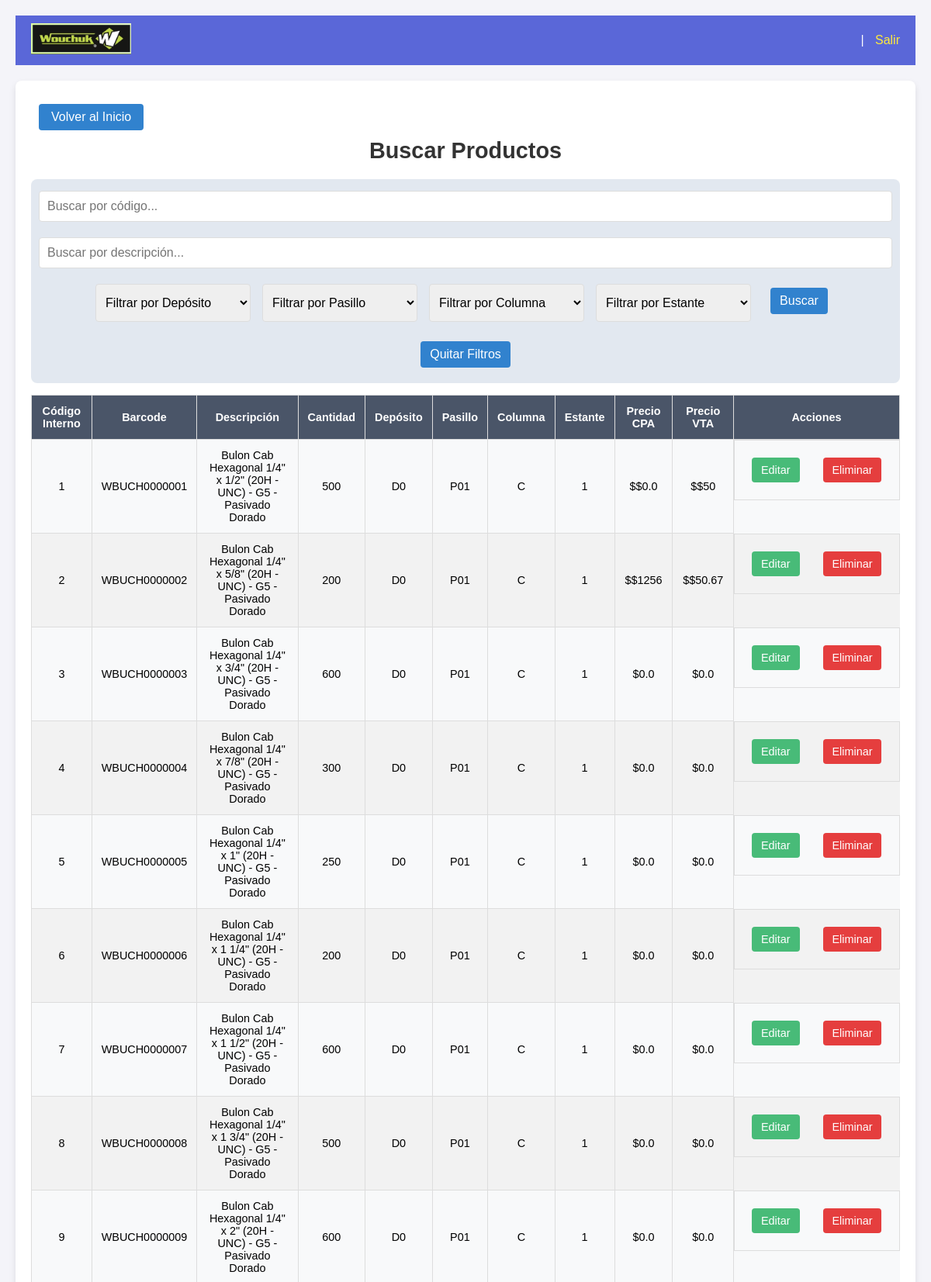
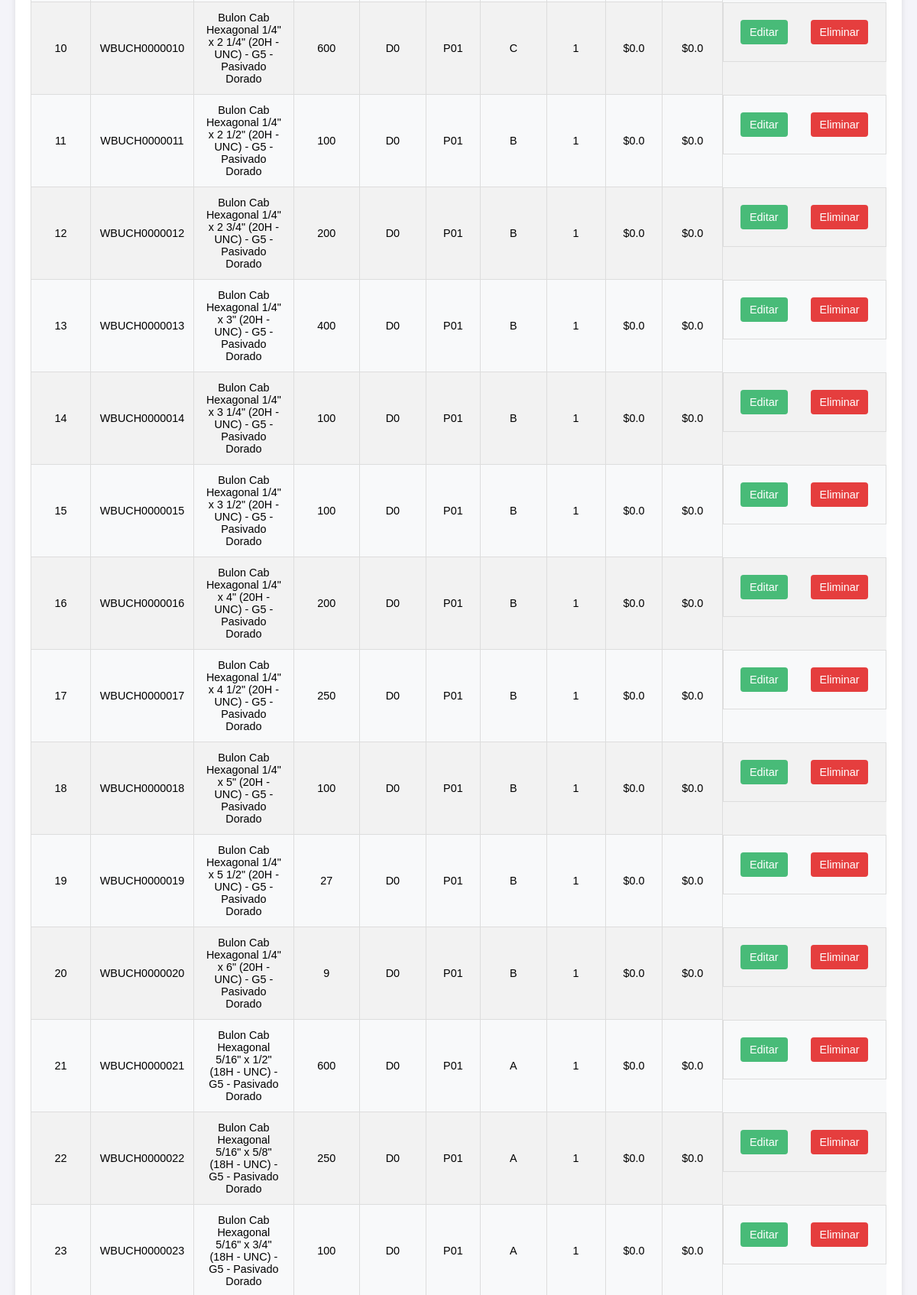
/buscar_productos (upper part), run on the app's committed database (2 pictures, top to bottom).
### tables this page shows
CREATE TABLE "productos" (
    Codigo_interno TEXT PRIMARY KEY,
    Codigo TEXT,
    Desc_Concatenada TEXT,
    cantidad INTEGER,
    deposito TEXT,
    pasillo TEXT,
    columna TEXT,
    estante TEXT
, precio_cpa REAL DEFAULT 0.0, precio_vta REAL DEFAULT 0.0);

### app.py (the view)
@app.route('/buscar_productos')
def buscar_productos():
    conn = sqlite3.connect('ferreteria.db')
    conn.row_factory = sqlite3.Row
    cursor = conn.cursor()
    page = request.args.get('page', 1, type=int)
    per_page = 25
    search_codigo = str(request.args.get('search_codigo', '')).strip().lower()
    search_descripcion = str(request.args.get('search_descripcion', '')).strip().lower()
    filtro_deposito = str(request.args.get('filtro_deposito', '')).strip().lower()
    filtro_pasillo = str(request.args.get('filtro_pasillo', '')).strip().lower()
    filtro_columna = str(request.args.get('filtro_columna', '')).strip().lower()
    filtro_estante = str(request.args.get('filtro_estante', '')).strip().lower()
    query = "SELECT * FROM productos WHERE 1=1"
    params = {}
    if search_codigo:
        query += " AND LOWER(Codigo) LIKE :search_codigo"
        params['search_codigo'] = f"%{search_codigo}%"
    if search_descripcion:
        keywords = search_descripcion.split()
        for i, keyword in enumerate(keywords):
            query += f" AND LOWER(Desc_Concatenada) LIKE :keyword_{i}"
            params[f'keyword_{i}'] = f"%{keyword}%"
    if filtro_deposito:
        query += " AND LOWER(deposito) = :filtro_deposito"
        params['filtro_deposito'] = filtro_deposito
    if filtro_pasillo:
        query += " AND LOWER(pasillo) = :filtro_pasillo"
        params['filtro_pasillo'] = filtro_pasillo
    if filtro_columna:
        query += " AND LOWER(columna) = :filtro_columna"
        params['filtro_columna'] = filtro_columna
    if filtro_estante:
        query += " AND LOWER(estante) = :filtro_estante"
        params['filtro_estante'] = filtro_estante
    total_products = cursor.execute(query, params).fetchall()
    total_pages = math.ceil(len(total_products) / per_page)
    query += " LIMIT :limit OFFSET :offset"
    params['limit'] = per_page
    params['offset'] = (page - 1) * per_page
    productos_paginados = cursor.execute(query, params).fetchall()
    start_page = max(page - 8, 1)
    end_page = min(page + 8, total_pages)
    productos = [
        {
            "Codigo_interno": producto["Codigo_interno"],
            "Codigo": producto["Codigo"],
            "descripcion": producto["Desc_Concatenada"],
            "cantidad": producto["cantidad"],
            "deposito": producto["deposito"],
            "pasillo": producto["pasillo"],
            "columna": producto["columna"],
            "estante": producto["estante"],
            "precio_cpa": producto["precio_cpa"],
            "precio_vta": producto["precio_vta"]
        }
        for producto in productos_paginados
    ]
    depositos = [row[0] for row in cursor.execute("SELECT DISTINCT deposito FROM productos WHERE deposito IS NOT NULL AND TRIM(deposito) != ''").fetchall()]
    pasillos = [row[0] for row in cursor.execute("SELECT DISTINCT pasillo FROM productos WHERE pasillo IS NOT NULL AND TRIM(pasillo) != ''").fetchall()]
    columnas = [row[0] for row in cursor.execute("SELECT DISTINCT columna FROM productos WHERE columna IS NOT NULL AND TRIM(columna) != ''").fetchall()]
    estantes = [row[0] for row in cursor.execute("SELECT DISTINCT estante FROM productos WHERE estante IS NOT NULL AND TRIM(estante) != ''").fetchall()]
    conn.close()
    return render_template(
        'buscar_productos.html',
        productos=productos,
        depositos=depositos,
        pasillos=pasillos,
        columnas=columnas,
        estantes=estantes,
        page=page,
        total_pages=total_pages,
        search_codigo=search_codigo,
        start_page=start_page,
        end_page=end_page,
        search_descripcion=search_descripcion,
        filtro_deposito=filtro_deposito,
        filtro_pasillo=filtro_pasillo,
        filtro_columna=filtro_columna,
        filtro_estante=filtro_estante
    )

### templates/buscar_productos.html (shortened to what this page needs)
{% extends "base.html" %}
{% block content %}
<button onclick="window.location.href='/'" style="margin: 10px; padding: 8px 16px; font-size: 1em; cursor: pointer;">
    Volver al Inicio
</button>
<h1>Buscar Productos</h1>
<div class="filters">
    <input type="text" id="search_codigo" placeholder="Buscar por código..." value="{{ search_codigo }}">
    <input type="text" id="search_descripcion" placeholder="Buscar por descripción..." value="{{ search_descripcion }}">
    <select id="filtro_deposito">
        <option value="">Filtrar por Depósito</option>
    </select>
    <select id="filtro_pasillo">
        <option value="">Filtrar por Pasillo</option>
    </select>
    <select id="filtro_columna">
        <option value="">Filtrar por Columna</option>
    </select>
    <select id="filtro_estante">
        <option value="">Filtrar por Estante</option>
    </select>
    <button onclick="applyFilters()">Buscar</button>
    <button class="clear-filters" onclick="clearFilters()">Quitar Filtros</button>
</div>
<div class="table-container">
    <table>
        <thead>
            <tr>
                <th>Código Interno</th>
                <th>Barcode</th>
                <th>Descripción</th>
                <th>Cantidad</th>
                <th>Depósito</th>
                <th>Pasillo</th>
                <th>Columna</th>
                <th>Estante</th>
                <th>Precio CPA</th>
                <th>Precio VTA</th>
                <th>Acciones</th>
            </tr>
        </thead>
        <tbody>
            {% for producto in productos %}
            <tr data-codigo-interno="{{ producto['Codigo_interno'] }}">
                <td>{{ producto['Codigo_interno'] }}</td>
                <td>{{ producto['Codigo'] }}</td>
                <td contenteditable="false" class="editable">{{ producto['descripcion'] }}</td>
                <td contenteditable="false" class="editable">{{ producto['cantidad'] }}</td>
                <td contenteditable="false" class="editable">{{ producto['deposito'] }}</td>
                <td contenteditable="false" class="editable">{{ producto['pasillo'] }}</td>
                <td contenteditable="false" class="editable">{{ producto['columna'] }}</td>
                <td contenteditable="false" class="editable">{{ producto['estante'] }}</td>
                <td contenteditable="false" class="editable">${{ producto['precio_cpa'] }}</td>
                <td contenteditable="false" class="editable">${{ producto['precio_vta'] }}</td>
                <td class="action-buttons">
                    <button class="edit" onclick="habilitarEdicion(this)">Editar</button>
                    <button class="delete" onclick="eliminarProducto('{{ producto['Codigo_interno'] }}')">Eliminar</button>
                </td>
            </tr>
            {% endfor %}
        </tbody>
    </table>
</div>
{% endblock %}

### templates/base.html (shortened to what this page needs)
<!DOCTYPE html>
<html lang="es">
<head>
    <link rel="stylesheet" href="{{ url_for('static', filename='styles.css') }}">
</head>
<body>
    <header>
        <div class="logo-container">
            <img src="{{ url_for('static', filename='wouchuk-logo.png') }}" alt="Logo Wouchuk" class="logo">
        </div>
        <div class="user-info">
            {{ session['username'] }} | <a href="{{ url_for('logout') }}">Salir</a>
        </div>
    </header>
    <main>
        {% block content %}{% endblock %}
    </main>
</body>
</html>

### static/styles.css (style rules this page uses)
body { font-family: Arial, sans-serif; background-color: #f4f4f9; margin: 0; padding: 20px; }
h1 { color: #333; text-align: center; font-size: 1.8em; margin-bottom: 20px; margin-top: 0; }
header { display: flex; justify-content: space-between; align-items: center; background-color: #5a67d8; padding: 10px 20px; color: white; }
.logo-container { flex-shrink: 0; }
.logo { height: 40px; width: auto; }
.user-info { font-size: 1em; color: white; }
.user-info a { color: #ffeb3b; text-decoration: none; margin-left: 10px; }
main { max-width: 1200px; margin: 20px auto; padding: 20px; background-color: white; border-radius: 8px; box-shadow: 0px 4px 8px rgba(0, 0, 0, 0.1); }
button { margin: 10px; padding: 8px 16px; font-size: 1em; cursor: pointer; background-color: #3182ce; color: #ffffff; border: none; border-radius: 4px; transition: background-color 0.3s; }
.table-container { width: 100%; overflow-x: auto; }
table { width: 100%; border-collapse: collapse; margin-bottom: 20px; font-size: 0.9em; background-color: #f8f9fa; }
th, td { padding: 12px; text-align: center; border: 1px solid #ddd; }
th { background-color: #4a5568; color: white; }
tr:nth-child(even) { background-color: #f2f2f2; }
.filters { margin-bottom: 15px; padding: 10px; display: flex; gap: 15px; justify-content: center; flex-wrap: wrap; background-color: #e2e8f0; border-radius: 8px; }
.filters input, .filters select { padding: 8px; font-size: 1em; border: 1px solid #ddd; border-radius: 4px; width: 200px; }
.filters button { background-color: #3182ce; color: white; border: none; border-radius: 4px; padding: 8px 12px; cursor: pointer; transition: background-color 0.3s; }
.action-buttons { display: flex; gap: 10px; }
.action-buttons .edit { background-color: #48bb78; padding: 8px 12px; color: white; border: none; border-radius: 4px; cursor: pointer; transition: background-color 0.3s; }
.action-buttons .delete { background-color: #e53e3e; padding: 8px 12px; color: white; border: none; border-radius: 4px; cursor: pointer; transition: background-color 0.3s; }
h1 { color: #333; font-size: 1.8em; margin-bottom: 20px; }
input[type="text"], input[type="password"] { width: 100%; padding: 10px; margin-top: 5px; border: 1px solid #ddd; border-radius: 4px; box-sizing: border-box; font-size: 1em; transition: border-color 0.3s; }
input[type="number"], input[type="text"], select { width: 100%; padding: 10px; margin-top: 5px; border: 1px solid #ddd; border-radius: 4px; box-sizing: border-box; font-size: 1em; transition: border-color 0.3s; }

### data on the page
productos: Codigo_interno "1", Codigo "WBUCH0000001", descripcion "Bulon Cab Hexagonal 1/4\" x 1/2\" (20H - UNC) - G5 - Pasivado Dorado", cantidad "500", deposito "D0", pasillo "P01", columna "C", estante "1", precio_cpa "$0.0", precio_vta "$50"
productos: Codigo_interno "2", Codigo "WBUCH0000002", descripcion "Bulon Cab Hexagonal 1/4\" x 5/8\" (20H - UNC) - G5 - Pasivado Dorado", cantidad "200", deposito "D0", pasillo "P01", columna "C", estante "1", precio_cpa "$1256", precio_vta "$50.67"
productos: Codigo_interno "3", Codigo "WBUCH0000003", descripcion "Bulon Cab Hexagonal 1/4\" x 3/4\" (20H - UNC) - G5 - Pasivado Dorado", cantidad "600", deposito "D0", pasillo "P01", columna "C", estante "1", precio_cpa "0.0", precio_vta "0.0"
productos: Codigo_interno "4", Codigo "WBUCH0000004", descripcion "Bulon Cab Hexagonal 1/4\" x 7/8\" (20H - UNC) - G5 - Pasivado Dorado", cantidad "300", deposito "D0", pasillo "P01", columna "C", estante "1", precio_cpa "0.0", precio_vta "0.0"
productos: Codigo_interno "5", Codigo "WBUCH0000005", descripcion "Bulon Cab Hexagonal 1/4\" x 1\" (20H - UNC) - G5 - Pasivado Dorado", cantidad "250", deposito "D0", pasillo "P01", columna "C", estante "1", precio_cpa "0.0", precio_vta "0.0"
productos: Codigo_interno "6", Codigo "WBUCH0000006", descripcion "Bulon Cab Hexagonal 1/4\" x 1 1/4\" (20H - UNC) - G5 - Pasivado Dorado", cantidad "200", deposito "D0", pasillo "P01", columna "C", estante "1", precio_cpa "0.0", precio_vta "0.0"
productos: Codigo_interno "7", Codigo "WBUCH0000007", descripcion "Bulon Cab Hexagonal 1/4\" x 1 1/2\" (20H - UNC) - G5 - Pasivado Dorado", cantidad "600", deposito "D0", pasillo "P01", columna "C", estante "1", precio_cpa "0.0", precio_vta "0.0"
productos: Codigo_interno "8", Codigo "WBUCH0000008", descripcion "Bulon Cab Hexagonal 1/4\" x 1 3/4\" (20H - UNC) - G5 - Pasivado Dorado", cantidad "500", deposito "D0", pasillo "P01", columna "C", estante "1", precio_cpa "0.0", precio_vta "0.0"
productos: Codigo_interno "9", Codigo "WBUCH0000009", descripcion "Bulon Cab Hexagonal 1/4\" x 2\" (20H - UNC) - G5 - Pasivado Dorado", cantidad "600", deposito "D0", pasillo "P01", columna "C", estante "1", precio_cpa "0.0", precio_vta "0.0"
productos: Codigo_interno "10", Codigo "WBUCH0000010", descripcion "Bulon Cab Hexagonal 1/4\" x 2 1/4\" (20H - UNC) - G5 - Pasivado Dorado", cantidad "600", deposito "D0", pasillo "P01", columna "C", estante "1", precio_cpa "0.0", precio_vta "0.0"
productos: Codigo_interno "11", Codigo "WBUCH0000011", descripcion "Bulon Cab Hexagonal 1/4\" x 2 1/2\" (20H - UNC) - G5 - Pasivado Dorado", cantidad "100", deposito "D0", pasillo "P01", columna "B", estante "1", precio_cpa "0.0", precio_vta "0.0"
productos: Codigo_interno "12", Codigo "WBUCH0000012", descripcion "Bulon Cab Hexagonal 1/4\" x 2 3/4\" (20H - UNC) - G5 - Pasivado Dorado", cantidad "200", deposito "D0", pasillo "P01", columna "B", estante "1", precio_cpa "0.0", precio_vta "0.0"
productos: Codigo_interno "13", Codigo "WBUCH0000013", descripcion "Bulon Cab Hexagonal 1/4\" x 3\" (20H - UNC) - G5 - Pasivado Dorado", cantidad "400", deposito "D0", pasillo "P01", columna "B", estante "1", precio_cpa "0.0", precio_vta "0.0"
productos: Codigo_interno "14", Codigo "WBUCH0000014", descripcion "Bulon Cab Hexagonal 1/4\" x 3 1/4\" (20H - UNC) - G5 - Pasivado Dorado", cantidad "100", deposito "D0", pasillo "P01", columna "B", estante "1", precio_cpa "0.0", precio_vta "0.0"
productos: Codigo_interno "15", Codigo "WBUCH0000015", descripcion "Bulon Cab Hexagonal 1/4\" x 3 1/2\" (20H - UNC) - G5 - Pasivado Dorado", cantidad "100", deposito "D0", pasillo "P01", columna "B", estante "1", precio_cpa "0.0", precio_vta "0.0"
productos: Codigo_interno "16", Codigo "WBUCH0000016", descripcion "Bulon Cab Hexagonal 1/4\" x 4\" (20H - UNC) - G5 - Pasivado Dorado", cantidad "200", deposito "D0", pasillo "P01", columna "B", estante "1", precio_cpa "0.0", precio_vta "0.0"
productos: Codigo_interno "17", Codigo "WBUCH0000017", descripcion "Bulon Cab Hexagonal 1/4\" x 4 1/2\" (20H - UNC) - G5 - Pasivado Dorado", cantidad "250", deposito "D0", pasillo "P01", columna "B", estante "1", precio_cpa "0.0", precio_vta "0.0"
productos: Codigo_interno "18", Codigo "WBUCH0000018", descripcion "Bulon Cab Hexagonal 1/4\" x 5\" (20H - UNC) - G5 - Pasivado Dorado", cantidad "100", deposito "D0", pasillo "P01", columna "B", estante "1", precio_cpa "0.0", precio_vta "0.0"
productos: Codigo_interno "19", Codigo "WBUCH0000019", descripcion "Bulon Cab Hexagonal 1/4\" x 5 1/2\" (20H - UNC) - G5 - Pasivado Dorado", cantidad "27", deposito "D0", pasillo "P01", columna "B", estante "1", precio_cpa "0.0", precio_vta "0.0"
productos: Codigo_interno "20", Codigo "WBUCH0000020", descripcion "Bulon Cab Hexagonal 1/4\" x 6\" (20H - UNC) - G5 - Pasivado Dorado", cantidad "9", deposito "D0", pasillo "P01", columna "B", estante "1", precio_cpa "0.0", precio_vta "0.0"
productos: Codigo_interno "21", Codigo "WBUCH0000021", descripcion "Bulon Cab Hexagonal 5/16\" x 1/2\" (18H - UNC) - G5 - Pasivado Dorado", cantidad "600", deposito "D0", pasillo "P01", columna "A", estante "1", precio_cpa "0.0", precio_vta "0.0"
productos: Codigo_interno "22", Codigo "WBUCH0000022", descripcion "Bulon Cab Hexagonal 5/16\" x 5/8\" (18H - UNC) - G5 - Pasivado Dorado", cantidad "250", deposito "D0", pasillo "P01", columna "A", estante "1", precio_cpa "0.0", precio_vta "0.0"
productos: Codigo_interno "23", Codigo "WBUCH0000023", descripcion "Bulon Cab Hexagonal 5/16\" x 3/4\" (18H - UNC) - G5 - Pasivado Dorado", cantidad "100", deposito "D0", pasillo "P01", columna "A", estante "1", precio_cpa "0.0", precio_vta "0.0"
